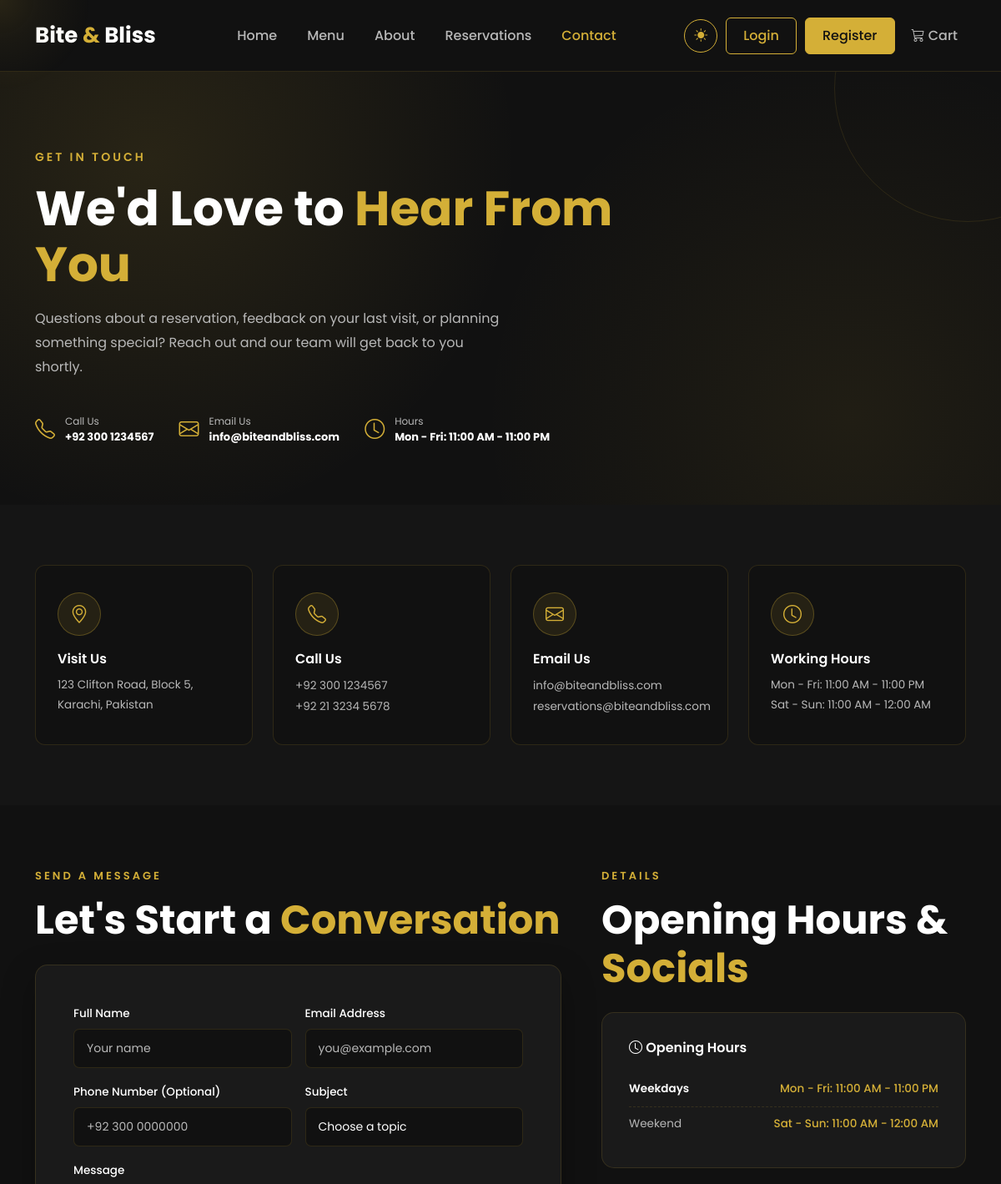
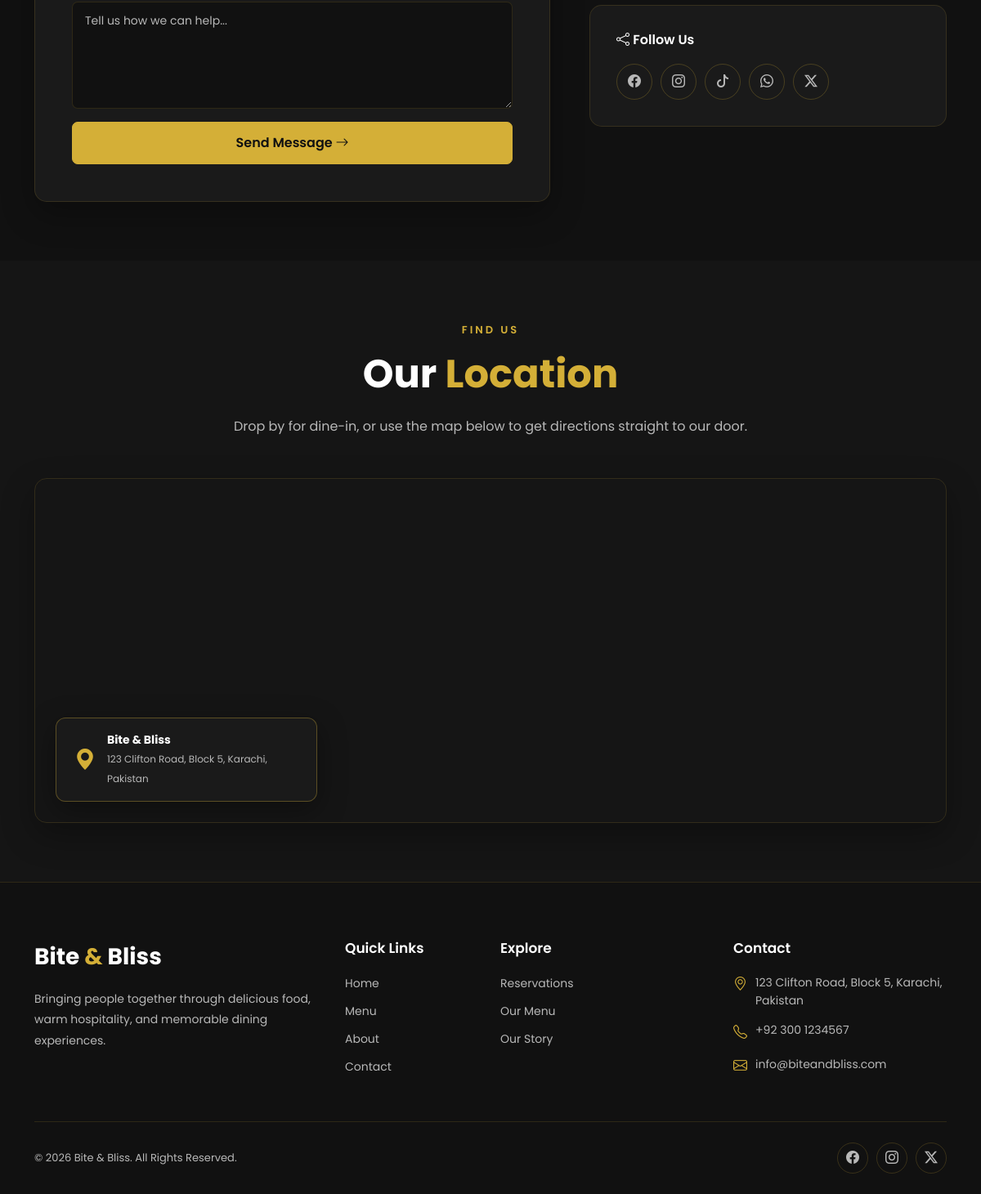
The page /contact.php on the database its author committed (2 pictures, top to bottom).
### tables this page shows
CREATE TABLE `settings` (
  `id` int(11) NOT NULL,
  `restaurant_name` varchar(100) NOT NULL DEFAULT 'Bite & Bliss',
  `address` varchar(255) NOT NULL DEFAULT '',
  `phone` varchar(30) NOT NULL DEFAULT '',
  `phone_secondary` varchar(30) DEFAULT NULL,
  `email` varchar(150) NOT NULL DEFAULT '',
  `email_secondary` varchar(150) DEFAULT NULL,
  `hours_weekday` varchar(100) NOT NULL DEFAULT '',
  `hours_weekend` varchar(100) DEFAULT NULL,
  `facebook_url` varchar(255) DEFAULT NULL,
  `instagram_url` varchar(255) DEFAULT NULL,
  `twitter_url` varchar(255) DEFAULT NULL,
  `updated_at` timestamp NOT NULL DEFAULT current_timestamp() ON UPDATE current_timestamp()
);

### contact.php (the view, shortened to what the rows shown need)
<?php
require_once __DIR__ . "/config/database.php";
include 'includes/header.php';
?>
<main>
    <section class="contact-hero">
        <div class="container">
            <div class="contact-hero-inner">
                <h1>
                    We'd Love to
                    <span>Hear From You</span>
                </h1>
                <div class="contact-hero-strip">
                    <div>
                        <span>
                            Call Us<br>
                            <strong>
                                <?= htmlspecialchars($settings["phone"]) ?>
                            </strong>
                        </span>
                    </div>
                    <div>
                        <span>
                            Email Us<br>
                            <strong>
                                <?= htmlspecialchars($settings["email"]) ?>
                            </strong>
                        </span>
                    </div>
                    <div>
                        <span>
                            Hours<br>
                            <strong>
                                <?= htmlspecialchars($settings["hours_weekday"]) ?>
                            </strong>
                        </span>
                    </div>
                </div>
            </div>
        </div>
    </section>
    <section class="info-section py-5">
        <div class="container py-4">
            <div class="row g-4">
                <div class="col-lg-3 col-md-6">
                    <div class="info-card">
                        <i
                            class="bi bi-geo-alt"
                            aria-hidden="true">
                        </i>
                        <h5>
                            Visit Us
                        </h5>
                        <p>
                            <?= htmlspecialchars($settings["address"]) ?>
                        </p>
                    </div>
                </div>
                <div class="col-lg-3 col-md-6">
                    <div class="info-card">
                        <i
                            class="bi bi-telephone"
                            aria-hidden="true">
                        </i>
                        <h5>
                            Call Us
                        </h5>
                        <a href="tel:<?= htmlspecialchars(preg_replace('/[^\d+]/', '', $settings["phone"])) ?>">
                            <?= htmlspecialchars($settings["phone"]) ?>
                        </a>
                        <?php if (!empty($settings["phone_secondary"])): ?>
                            <br>
                            <a href="tel:<?= htmlspecialchars(preg_replace('/[^\d+]/', '', $settings["phone_secondary"])) ?>">
                                <?= htmlspecialchars($settings["phone_secondary"]) ?>
                            </a>
                        <?php endif; ?>
                    </div>
                </div>
                <div class="col-lg-3 col-md-6">
                    <div class="info-card">
                        <i
                            class="bi bi-envelope"
                            aria-hidden="true">
                        </i>
                        <h5>
                            Email Us
                        </h5>
                        <a href="mailto:<?= htmlspecialchars($settings["email"]) ?>">
                            <?= htmlspecialchars($settings["email"]) ?>
                        </a>
                        <?php if (!empty($settings["email_secondary"])): ?>
                            <br>
                            <a href="mailto:<?= htmlspecialchars($settings["email_secondary"]) ?>">
                                <?= htmlspecialchars($settings["email_secondary"]) ?>
                            </a>
                        <?php endif; ?>
                    </div>
                </div>
                <div class="col-lg-3 col-md-6">
                    <div class="info-card">
                        <i
                            class="bi bi-clock"
                            aria-hidden="true">
                        </i>
                        <h5>
                            Working Hours
                        </h5>
                        <p>
                            <?= htmlspecialchars($settings["hours_weekday"]) ?>
                            <?php if (!empty($settings["hours_weekend"])): ?>
                                <br>
                                <?= htmlspecialchars($settings["hours_weekend"]) ?>
                            <?php endif; ?>
                        </p>
                    </div>
                </div>
            </div>
        </div>
    </section>
    <section class="contact-main-section py-5">
        <div class="container py-4">
            <div class="row g-5">
                <div class="col-lg-7">
                    <h2 class="section-title">
                        Let's Start a
                        <span>Conversation</span>
                    </h2>
                </div>
                <div class="col-lg-5">
                    <h2 class="section-title">
                        Opening Hours &amp;
                        <span>Socials</span>
                    </h2>
                    <div class="side-panel-card mt-4">
                        <ul
                            class="hours-list"
                            id="hoursList">
                            <li data-day="1,2,3,4,5">
                                <span>
                                    Weekdays
                                </span>
                                <strong>
                                    <?= htmlspecialchars($settings["hours_weekday"]) ?>
                                </strong>
                            </li>
                            <?php if (!empty($settings["hours_weekend"])): ?>
                                <li data-day="0,6">
                                    <span>
                                        Weekend
                                    </span>
                                    <strong>
                                        <?= htmlspecialchars($settings["hours_weekend"]) ?>
                                    </strong>
                                </li>
                            <?php endif; ?>
                        </ul>
                    </div>
                </div>
            </div>
        </div>
    </section>
    <section class="map-section py-5">
        <div class="container py-4">
            <div class="text-center mb-5">
                <h2 class="section-title">
                    Our
                    <span>Location</span>
                </h2>
            </div>
            <div class="map-wrapper">
                <div class="map-pin-card">
                    <div>
                        <strong>
                            Bite &amp; Bliss
                        </strong>
                        <span>
                            <?= htmlspecialchars($settings["address"]) ?>
                        </span>
                    </div>
                </div>
            </div>
        </div>
    </section>
</main>
<?php include 'includes/footer.php'; ?>

### includes/footer.php (shortened to what the rows shown need)
    <footer class="site-footer">
        <div class="container">
            <div class="row g-4">
                <div class="col-lg-3 col-md-6">
                    <ul class="footer-contact">
                        <li>
                            <i
                                class="bi bi-geo-alt"
                                aria-hidden="true">
                            </i>
                            <span>
                                <?= htmlspecialchars($settings["address"]) ?>
                            </span>
                        </li>
                        <li>
                            <i
                                class="bi bi-telephone"
                                aria-hidden="true">
                            </i>
                            <span>
                                <?= htmlspecialchars($settings["phone"]) ?>
                            </span>
                        </li>
                        <li>
                            <i
                                class="bi bi-envelope"
                                aria-hidden="true">
                            </i>
                            <span>
                                <?= htmlspecialchars($settings["email"]) ?>
                            </span>
                        </li>
                    </ul>
                </div>
            </div>
        </div>
    </footer>
</body>
</html>

### rows shown on the page
settings: phone "+92 300 1234567", email "info@biteandbliss.com", hours_weekday "Mon - Fri: 11:00 AM - 11:00 PM", address "123 Clifton Road, Block 5, Karachi, Pakistan", phone_secondary "+92 21 3234 5678", email_secondary "reservations@biteandbliss.com", hours_weekend "Sat - Sun: 11:00 AM - 12:00 AM"
